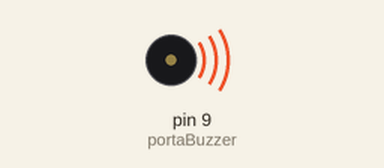
Simulated run of this sketch. Board: Arduino Uno, built with avr-gcc and run on an emulated ATmega328P. On the bench: buzzer (waves = sounding).

Above: at 0.05 s.
Timing chart, 0 to 3.0 s (numbered marks = the images above):
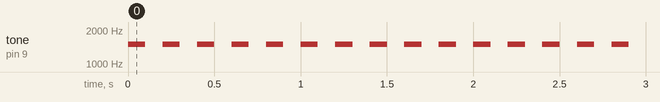

Measured:
- by itself, tone on pin 9 (portaBuzzer): alternates 1500 Hz for 0.10 s and silent for 0.10 s

The sketch:

buzzer.ino
```cpp
#define portaBuzzer 9

void setup()
{
  //Define a porta 9 como saída de corrente elétrica
  pinMode(portaBuzzer, OUTPUT);
}

void loop()
{
  tone(portaBuzzer, 1500, 100);
  delay(100);
  noTone(portaBuzzer);
  delay(100);
}
```
